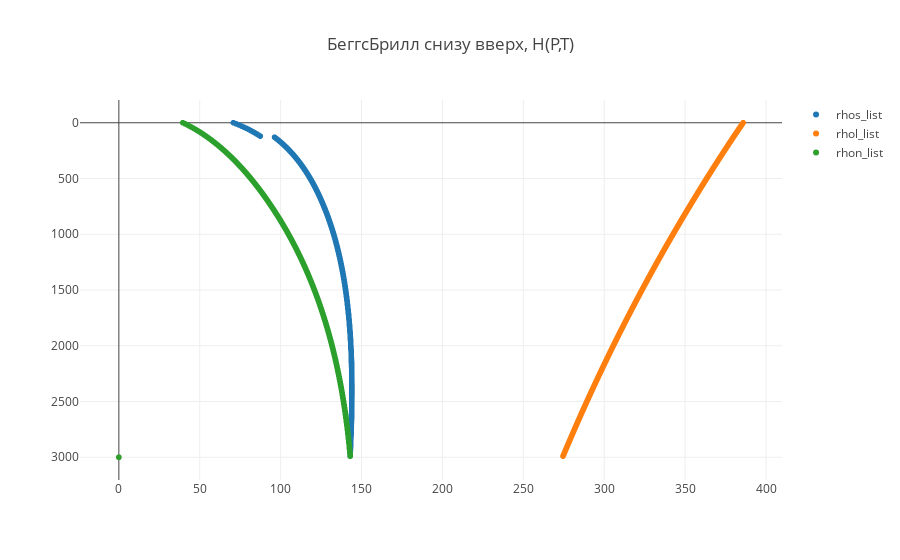

Notebook code cell kept with this figure:
### Code cell
trace_rhos_list = go.Scattergl(
    x = rhos_list,
    y = h_list,
    name = 'rhos_list',
    mode = 'markers'
)

trace_rhol_list = go.Scattergl(
    x = rhol_list,
    y = h_list,
    name = 'rhol_list',
    mode = 'markers'
)
trace_rhon_list = go.Scattergl(
    x = rhon_list,
    y = h_list,
    name = 'rhon_list',
    mode = 'markers'
)




data = [trace_rhos_list, trace_rhol_list, trace_rhon_list]

layout = dict(title = 'БеггсБрилл снизу вверх, H(P,T)',  yaxis=dict(autorange='reversed'))

fig = dict(data=data, layout=layout)

iplot(fig, filename='basic-scatter')

### Figure 1 — Plotly figure (JSON) as saved in the notebook; plotly's stock layout.template omitted (floating-point values rounded to 4 significant figures; data arrays with more than 128 entries replaced by an {"elided": "..."} marker saying what was removed)
{"data": [{"mode": "markers", "name": "rhos_list", "type": "scattergl", "uid": "6454f5ca-dd57-4ceb-a6a5-a5dd6e09a1dd", "x": {"elided": "301 float values"}, "y": {"elided": "301 int values"}}, {"mode": "markers", "name": "rhol_list", "type": "scattergl", "uid": "c1823f88-72fb-46e0-8110-a70545126a24", "x": {"elided": "301 float values"}, "y": {"elided": "301 int values"}}, {"mode": "markers", "name": "rhon_list", "type": "scattergl", "uid": "0a0a9c26-7cb4-4811-a245-ef8174cb4140", "x": {"elided": "301 float values"}, "y": {"elided": "301 int values"}}], "layout": {"title": {"text": "БеггсБрилл снизу вверх, H(P,T)"}, "yaxis": {"autorange": "reversed"}}}
